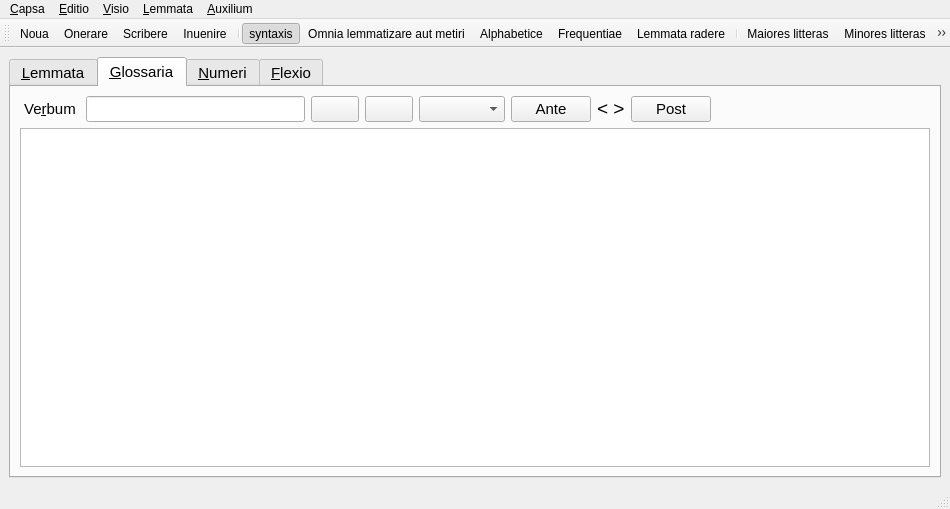
<?xml version="1.0" encoding="UTF-8"?>
<ui version="4.0">
 <class>MainWindow</class>
 <widget class="QMainWindow" name="MainWindow">
  <property name="geometry">
   <rect>
    <x>0</x>
    <y>0</y>
    <width>950</width>
    <height>509</height>
   </rect>
  </property>
  <property name="sizePolicy">
   <sizepolicy hsizetype="Expanding" vsizetype="Expanding">
    <horstretch>0</horstretch>
    <verstretch>0</verstretch>
   </sizepolicy>
  </property>
  <property name="mouseTracking">
   <bool>true</bool>
  </property>
  <property name="windowTitle">
   <string notr="true">Collatinus</string>
  </property>
  <property name="windowIcon">
   <iconset>
    <normaloff>../ressources/collatinus.png</normaloff>../ressources/collatinus.png</iconset>
  </property>
  <property name="toolButtonStyle">
   <enum>Qt::ToolButtonIconOnly</enum>
  </property>
  <property name="documentMode">
   <bool>false</bool>
  </property>
  <property name="dockOptions">
   <set>QMainWindow::AllowNestedDocks|QMainWindow::AllowTabbedDocks|QMainWindow::AnimatedDocks</set>
  </property>
  <property name="unifiedTitleAndToolBarOnMac">
   <bool>true</bool>
  </property>
  <widget class="QWidget" name="centralwidget">
   <property name="sizePolicy">
    <sizepolicy hsizetype="Fixed" vsizetype="Fixed">
     <horstretch>0</horstretch>
     <verstretch>0</verstretch>
    </sizepolicy>
   </property>
   <property name="mouseTracking">
    <bool>true</bool>
   </property>
   <layout class="QVBoxLayout">
    <item>
     <layout class="QGridLayout">
      <item row="0" column="0">
       <widget class="QSplitter" name="splitter">
        <property name="sizePolicy">
         <sizepolicy hsizetype="Expanding" vsizetype="Expanding">
          <horstretch>0</horstretch>
          <verstretch>0</verstretch>
         </sizepolicy>
        </property>
        <property name="mouseTracking">
         <bool>true</bool>
        </property>
        <property name="autoFillBackground">
         <bool>true</bool>
        </property>
        <property name="styleSheet">
         <string notr="true"/>
        </property>
        <property name="midLineWidth">
         <number>7</number>
        </property>
        <property name="orientation">
         <enum>Qt::Vertical</enum>
        </property>
        <widget class="QTabWidget" name="tabWidget">
         <property name="enabled">
          <bool>true</bool>
         </property>
         <property name="sizePolicy">
          <sizepolicy hsizetype="Fixed" vsizetype="Fixed">
           <horstretch>0</horstretch>
           <verstretch>1</verstretch>
          </sizepolicy>
         </property>
         <property name="font">
          <font>
           <pointsize>11</pointsize>
           <weight>50</weight>
           <italic>false</italic>
           <bold>false</bold>
           <strikeout>false</strikeout>
           <kerning>true</kerning>
          </font>
         </property>
         <property name="tabPosition">
          <enum>QTabWidget::North</enum>
         </property>
         <property name="tabShape">
          <enum>QTabWidget::Rounded</enum>
         </property>
         <property name="currentIndex">
          <number>1</number>
         </property>
         <property name="documentMode">
          <bool>false</bool>
         </property>
         <widget class="QWidget" name="tab">
          <property name="sizePolicy">
           <sizepolicy hsizetype="Fixed" vsizetype="Fixed">
            <horstretch>0</horstretch>
            <verstretch>0</verstretch>
           </sizepolicy>
          </property>
          <property name="font">
           <font>
            <weight>50</weight>
            <bold>false</bold>
           </font>
          </property>
          <attribute name="title">
           <string>&amp;Lemmata</string>
          </attribute>
          <layout class="QVBoxLayout">
           <item>
            <widget class="QTextEdit" name="EditTextus">
             <property name="font">
              <font>
               <pointsize>9</pointsize>
               <weight>50</weight>
               <italic>false</italic>
               <bold>false</bold>
               <kerning>true</kerning>
              </font>
             </property>
             <property name="cursor" stdset="0">
              <cursorShape>IBeamCursor</cursorShape>
             </property>
            </widget>
           </item>
          </layout>
         </widget>
         <widget class="QWidget" name="tab_2">
          <property name="sizePolicy">
           <sizepolicy hsizetype="Fixed" vsizetype="Fixed">
            <horstretch>0</horstretch>
            <verstretch>0</verstretch>
           </sizepolicy>
          </property>
          <attribute name="title">
           <string>&amp;Glossaria</string>
          </attribute>
          <layout class="QVBoxLayout">
           <item>
            <layout class="QHBoxLayout" name="horizontalLayout">
             <item>
              <widget class="QLabel" name="entree_felix">
               <property name="sizePolicy">
                <sizepolicy hsizetype="Preferred" vsizetype="Preferred">
                 <horstretch>0</horstretch>
                 <verstretch>0</verstretch>
                </sizepolicy>
               </property>
               <property name="text">
                <string> Ve&amp;rbum </string>
               </property>
               <property name="textFormat">
                <enum>Qt::AutoText</enum>
               </property>
               <property name="buddy">
                <cstring>saisie_felix</cstring>
               </property>
              </widget>
             </item>
             <item>
              <widget class="QLineEdit" name="saisie_felix">
               <property name="maximumSize">
                <size>
                 <width>859</width>
                 <height>16777215</height>
                </size>
               </property>
              </widget>
             </item>
             <item>
              <widget class="QPushButton" name="felixButton">
               <property name="toolTip">
                <string>Lemmatisation et recherche</string>
               </property>
               <property name="text">
                <string/>
               </property>
               <property name="icon">
                <iconset resource="../collatinus.qrc">
                 <normaloff>:/images/svg/dicolem.svg</normaloff>:/images/svg/dicolem.svg</iconset>
               </property>
              </widget>
             </item>
             <item>
              <widget class="QPushButton" name="bDicoLitt">
               <property name="toolTip">
                <string>Recherche sans lemmatisation</string>
               </property>
               <property name="text">
                <string/>
               </property>
               <property name="icon">
                <iconset resource="../collatinus.qrc">
                 <normaloff>:/images/svg/dicolitt.svg</normaloff>:/images/svg/dicolitt.svg</iconset>
               </property>
              </widget>
             </item>
             <item>
              <widget class="QComboBox" name="comboGlossaria">
               <property name="sizePolicy">
                <sizepolicy hsizetype="Minimum" vsizetype="Fixed">
                 <horstretch>0</horstretch>
                 <verstretch>0</verstretch>
                </sizepolicy>
               </property>
              </widget>
             </item>
             <item>
              <widget class="QPushButton" name="AnteButton">
               <property name="enabled">
                <bool>true</bool>
               </property>
               <property name="text">
                <string>Ante</string>
               </property>
              </widget>
             </item>
             <item>
              <widget class="QLabel" name="labelLewis">
               <property name="font">
                <font>
                 <pointsize>14</pointsize>
                </font>
               </property>
               <property name="text">
                <string>&lt; &gt;</string>
               </property>
              </widget>
             </item>
             <item>
              <widget class="QPushButton" name="PostButton">
               <property name="text">
                <string>Post</string>
               </property>
              </widget>
             </item>
             <item>
              <spacer name="horizontalSpacer">
               <property name="orientation">
                <enum>Qt::Horizontal</enum>
               </property>
               <property name="sizeHint" stdset="0">
                <size>
                 <width>36</width>
                 <height>20</height>
                </size>
               </property>
              </spacer>
             </item>
            </layout>
           </item>
           <item>
            <widget class="QTextBrowser" name="EditFelix">
             <property name="font">
              <font>
               <weight>50</weight>
               <bold>false</bold>
              </font>
             </property>
             <property name="openExternalLinks">
              <bool>true</bool>
             </property>
            </widget>
           </item>
          </layout>
         </widget>
         <widget class="QWidget" name="tab_5">
          <attribute name="title">
           <string>&amp;Numeri</string>
          </attribute>
          <layout class="QVBoxLayout" name="verticalLayout">
           <item>
            <widget class="QTextBrowser" name="EditQuantites">
             <property name="font">
              <font>
               <weight>50</weight>
               <bold>false</bold>
              </font>
             </property>
            </widget>
           </item>
          </layout>
         </widget>
         <widget class="QWidget" name="tab_4">
          <attribute name="title">
           <string>&amp;Flexio</string>
          </attribute>
          <layout class="QVBoxLayout" name="verticalLayout_2">
           <item>
            <layout class="QHBoxLayout" name="horizontalLayout_2">
             <property name="leftMargin">
              <number>5</number>
             </property>
             <item>
              <widget class="QLabel" name="labelFlexion">
               <property name="frameShape">
                <enum>QFrame::StyledPanel</enum>
               </property>
               <property name="text">
                <string>&amp;Flectere</string>
               </property>
               <property name="buddy">
                <cstring>SaisieFlexion</cstring>
               </property>
              </widget>
             </item>
             <item>
              <widget class="QLineEdit" name="SaisieFlexion"/>
             </item>
             <item>
              <widget class="QPushButton" name="BFlexion">
               <property name="text">
                <string/>
               </property>
               <property name="icon">
                <iconset resource="../collatinus.qrc">
                 <normaloff>:/images/svg/system-search.svg</normaloff>:/images/svg/system-search.svg</iconset>
               </property>
              </widget>
             </item>
             <item>
              <spacer name="horizontalSpacer_2">
               <property name="orientation">
                <enum>Qt::Horizontal</enum>
               </property>
               <property name="sizeHint" stdset="0">
                <size>
                 <width>40</width>
                 <height>20</height>
                </size>
               </property>
              </spacer>
             </item>
            </layout>
           </item>
           <item>
            <widget class="QTextBrowser" name="EditFlexio"/>
           </item>
          </layout>
         </widget>
        </widget>
       </widget>
      </item>
     </layout>
    </item>
   </layout>
  </widget>
  <widget class="QStatusBar" name="statusbar"/>
  <widget class="QMenuBar" name="menuBar">
   <property name="geometry">
    <rect>
     <x>0</x>
     <y>0</y>
     <width>950</width>
     <height>22</height>
    </rect>
   </property>
   <widget class="QMenu" name="menu_Auxilium">
    <property name="title">
     <string>&amp;Auxilium</string>
    </property>
    <addaction name="actionAuxilium"/>
    <addaction name="separator"/>
    <addaction name="actionDe_Collatino"/>
    <addaction name="separator"/>
    <addaction name="actionLexicaAddereCorrigere"/>
    <addaction name="actionLancer_le_serveur"/>
   </widget>
   <widget class="QMenu" name="menuCapsa">
    <property name="title">
     <string>&amp;Capsa</string>
    </property>
    <addaction name="action_Noua"/>
    <addaction name="action_Onerare"/>
    <addaction name="action_Scribere"/>
    <addaction name="actionScribere_s_ub"/>
    <addaction name="separator"/>
    <addaction name="actionTabula_Formae"/>
    <addaction name="actionVerba_cognita"/>
    <addaction name="separator"/>
    <addaction name="actionLire_fichier_hyphen"/>
    <addaction name="separator"/>
    <addaction name="action_Exire"/>
   </widget>
   <widget class="QMenu" name="menu_Editio">
    <property name="title">
     <string>&amp;Editio</string>
    </property>
    <widget class="QMenu" name="menu_Lingua">
     <property name="title">
      <string>&amp;Lingua</string>
     </property>
     <addaction name="actionLCatalan"/>
     <addaction name="actionLDeutsch"/>
     <addaction name="actionLEnglish"/>
     <addaction name="actionLEspanol"/>
     <addaction name="actionLFrancais"/>
     <addaction name="actionLGallego"/>
     <addaction name="actionLLatina"/>
    </widget>
    <addaction name="actionInuenire"/>
    <addaction name="actionInuenire_etiam"/>
    <addaction name="separator"/>
    <addaction name="actionOter_les_accents"/>
    <addaction name="actionL_emmata_radere"/>
    <addaction name="separator"/>
    <addaction name="menu_Lingua"/>
   </widget>
   <widget class="QMenu" name="menu_Visio">
    <property name="title">
     <string>&amp;Visio</string>
    </property>
    <addaction name="actionMaiores_litteras"/>
    <addaction name="actionMinores_litteras"/>
    <addaction name="separator"/>
    <addaction name="actionExtra_dico"/>
   </widget>
   <widget class="QMenu" name="menu_Lemmata">
    <property name="title">
     <string>&amp;Lemmata</string>
    </property>
    <addaction name="actionOmnia_lemmatizare"/>
    <addaction name="actionAlphabetice"/>
    <addaction name="action_Frequentiae"/>
    <addaction name="separator"/>
    <addaction name="actionSyntaxis"/>
    <addaction name="actionCum_textus_uocibus"/>
    <addaction name="actionMaj"/>
    <addaction name="actionMorphologia_in_bullis"/>
    <addaction name="actionMorphologia_in_lemmatibus"/>
    <addaction name="actionOptiones_accentus"/>
    <addaction name="separator"/>
    <addaction name="action_ampliatio_glossarii"/>
    <addaction name="separator"/>
   </widget>
   <addaction name="menuCapsa"/>
   <addaction name="menu_Editio"/>
   <addaction name="menu_Visio"/>
   <addaction name="menu_Lemmata"/>
   <addaction name="menu_Auxilium"/>
  </widget>
  <widget class="QToolBar" name="toolBar">
   <property name="contextMenuPolicy">
    <enum>Qt::PreventContextMenu</enum>
   </property>
   <property name="movable">
    <bool>true</bool>
   </property>
   <property name="orientation">
    <enum>Qt::Horizontal</enum>
   </property>
   <property name="toolButtonStyle">
    <enum>Qt::ToolButtonIconOnly</enum>
   </property>
   <property name="floatable">
    <bool>true</bool>
   </property>
   <attribute name="toolBarArea">
    <enum>TopToolBarArea</enum>
   </attribute>
   <attribute name="toolBarBreak">
    <bool>false</bool>
   </attribute>
   <addaction name="action_Noua"/>
   <addaction name="action_Onerare"/>
   <addaction name="action_Scribere"/>
   <addaction name="actionInuenire"/>
   <addaction name="separator"/>
   <addaction name="actionSyntaxis"/>
   <addaction name="actionOmnia_lemmatizare"/>
   <addaction name="actionAlphabetice"/>
   <addaction name="action_Frequentiae"/>
   <addaction name="actionL_emmata_radere"/>
   <addaction name="separator"/>
   <addaction name="actionMaiores_litteras"/>
   <addaction name="actionMinores_litteras"/>
   <addaction name="actionAuxilium"/>
   <addaction name="action_Exire"/>
  </widget>
  <action name="action_Exire">
   <property name="icon">
    <iconset resource="../collatinus.qrc">
     <normaloff>:/images/svg/noun_project_94-power.svg</normaloff>:/images/svg/noun_project_94-power.svg</iconset>
   </property>
   <property name="text">
    <string>&amp;Exire</string>
   </property>
   <property name="shortcut">
    <string>Ctrl+Q</string>
   </property>
   <property name="shortcutContext">
    <enum>Qt::WindowShortcut</enum>
   </property>
   <property name="autoRepeat">
    <bool>false</bool>
   </property>
  </action>
  <action name="action_Noua">
   <property name="icon">
    <iconset resource="../collatinus.qrc">
     <normaloff>:/new.svg</normaloff>:/new.svg</iconset>
   </property>
   <property name="text">
    <string>&amp;Noua</string>
   </property>
   <property name="shortcut">
    <string>Ctrl+N</string>
   </property>
  </action>
  <action name="action_Onerare">
   <property name="icon">
    <iconset resource="../collatinus.qrc">
     <normaloff>:/images/svg/folder-open.svg</normaloff>:/images/svg/folder-open.svg</iconset>
   </property>
   <property name="text">
    <string>&amp;Onerare</string>
   </property>
   <property name="shortcut">
    <string>Ctrl+O</string>
   </property>
  </action>
  <action name="action_Scribere">
   <property name="icon">
    <iconset resource="../collatinus.qrc">
     <normaloff>:/images/svg/document-save.svg</normaloff>:/images/svg/document-save.svg</iconset>
   </property>
   <property name="text">
    <string>&amp;Scribere</string>
   </property>
   <property name="shortcut">
    <string>Ctrl+S</string>
   </property>
  </action>
  <action name="actionScribere_s_ub">
   <property name="icon">
    <iconset>
     <normaloff>:/images/save-as.png</normaloff>:/images/save-as.png</iconset>
   </property>
   <property name="text">
    <string>Scribere &amp;ut</string>
   </property>
   <property name="shortcut">
    <string>Ctrl+U</string>
   </property>
  </action>
  <action name="actionL_emmata_radere">
   <property name="icon">
    <iconset resource="../collatinus.qrc">
     <normaloff>:/images/svg/edit-clear.svg</normaloff>:/images/svg/edit-clear.svg</iconset>
   </property>
   <property name="text">
    <string>L&amp;emmata radere</string>
   </property>
   <property name="shortcut">
    <string>Ctrl+E</string>
   </property>
  </action>
  <action name="actionMaiores_litteras">
   <property name="icon">
    <iconset resource="../collatinus.qrc">
     <normaloff>:/images/svg/Format-text-size-increase.svg</normaloff>:/images/svg/Format-text-size-increase.svg</iconset>
   </property>
   <property name="text">
    <string>Maiores litteras</string>
   </property>
   <property name="shortcut">
    <string>Ctrl+M</string>
   </property>
  </action>
  <action name="actionMinores_litteras">
   <property name="icon">
    <iconset resource="../collatinus.qrc">
     <normaloff>:/images/svg/Format-text-size-decrease.svg</normaloff>:/images/svg/Format-text-size-decrease.svg</iconset>
   </property>
   <property name="text">
    <string>Minores litteras</string>
   </property>
   <property name="shortcut">
    <string>Ctrl+P</string>
   </property>
  </action>
  <action name="actionOmnia_lemmatizare">
   <property name="icon">
    <iconset resource="../collatinus.qrc">
     <normaloff>:/images/svg/gear.svg</normaloff>:/images/svg/gear.svg</iconset>
   </property>
   <property name="text">
    <string>Omnia lemmatizare aut metiri</string>
   </property>
   <property name="shortcut">
    <string>F9</string>
   </property>
  </action>
  <action name="actionDe_Collatino">
   <property name="text">
    <string>de Collatino</string>
   </property>
   <property name="shortcut">
    <string/>
   </property>
  </action>
  <action name="actionAlphabetice">
   <property name="checkable">
    <bool>false</bool>
   </property>
   <property name="checked">
    <bool>false</bool>
   </property>
   <property name="icon">
    <iconset resource="../collatinus.qrc">
     <normaloff>:/images/svg/edit-alpha.svg</normaloff>:/images/svg/edit-alpha.svg</iconset>
   </property>
   <property name="text">
    <string>Alphabetice</string>
   </property>
   <property name="autoRepeat">
    <bool>false</bool>
   </property>
  </action>
  <action name="actionAuxilium">
   <property name="icon">
    <iconset resource="../collatinus.qrc">
     <normaloff>:/images/svg/help-browser.svg</normaloff>:/images/svg/help-browser.svg</iconset>
   </property>
   <property name="text">
    <string>Auxilium</string>
   </property>
   <property name="shortcut">
    <string>F1</string>
   </property>
  </action>
  <action name="actionLemmatiseMot">
   <property name="text">
    <string>LemmatiseMot</string>
   </property>
  </action>
  <action name="actionGermanice">
   <property name="checkable">
    <bool>true</bool>
   </property>
   <property name="text">
    <string>Deutsch</string>
   </property>
  </action>
  <action name="actionAnglice">
   <property name="checkable">
    <bool>true</bool>
   </property>
   <property name="text">
    <string>English</string>
   </property>
  </action>
  <action name="actionGallice">
   <property name="checkable">
    <bool>true</bool>
   </property>
   <property name="checked">
    <bool>false</bool>
   </property>
   <property name="text">
    <string>Français</string>
   </property>
  </action>
  <action name="actionCum_textus_uocibus">
   <property name="checkable">
    <bool>true</bool>
   </property>
   <property name="text">
    <string>cum textus uocibus</string>
   </property>
  </action>
  <action name="actionInuenire">
   <property name="icon">
    <iconset resource="../collatinus.qrc">
     <normaloff>:/images/svg/system-search.svg</normaloff>:/images/svg/system-search.svg</iconset>
   </property>
   <property name="text">
    <string>&amp;Inuenire</string>
   </property>
   <property name="shortcut">
    <string>Ctrl+F</string>
   </property>
  </action>
  <action name="actionInuenire_etiam">
   <property name="text">
    <string>Inuenire &amp;denuo</string>
   </property>
   <property name="shortcut">
    <string>F3</string>
   </property>
  </action>
  <action name="actionSyntaxis">
   <property name="checkable">
    <bool>true</bool>
   </property>
   <property name="checked">
    <bool>true</bool>
   </property>
   <property name="icon">
    <iconset resource="../collatinus.qrc">
     <normaloff>:/images/svg/syntaxe.svg</normaloff>:/images/svg/syntaxe.svg</iconset>
   </property>
   <property name="text">
    <string>syntaxis</string>
   </property>
  </action>
  <action name="actionHispanice">
   <property name="checkable">
    <bool>true</bool>
   </property>
   <property name="text">
    <string>Español</string>
   </property>
  </action>
  <action name="actionCatal_n">
   <property name="checkable">
    <bool>true</bool>
   </property>
   <property name="text">
    <string>Catalán</string>
   </property>
  </action>
  <action name="actionGallego">
   <property name="checkable">
    <bool>true</bool>
   </property>
   <property name="text">
    <string>Gallego</string>
   </property>
  </action>
  <action name="actionMorphologia_in_bullis">
   <property name="checkable">
    <bool>true</bool>
   </property>
   <property name="checked">
    <bool>true</bool>
   </property>
   <property name="text">
    <string>morphologia in bullis</string>
   </property>
  </action>
  <action name="actionCalepino">
   <property name="checkable">
    <bool>true</bool>
   </property>
   <property name="text">
    <string>Calepino</string>
   </property>
  </action>
  <action name="actionLexicaAddereCorrigere">
   <property name="text">
    <string>Lexica addere et corrigere</string>
   </property>
  </action>
  <action name="actionLCatalan">
   <property name="checkable">
    <bool>true</bool>
   </property>
   <property name="enabled">
    <bool>false</bool>
   </property>
   <property name="text">
    <string>Catalan</string>
   </property>
  </action>
  <action name="actionLDeutsch">
   <property name="checkable">
    <bool>true</bool>
   </property>
   <property name="enabled">
    <bool>false</bool>
   </property>
   <property name="text">
    <string>Deutsch</string>
   </property>
  </action>
  <action name="actionLEnglish">
   <property name="checkable">
    <bool>true</bool>
   </property>
   <property name="text">
    <string>English</string>
   </property>
  </action>
  <action name="actionLEspanol">
   <property name="checkable">
    <bool>true</bool>
   </property>
   <property name="enabled">
    <bool>false</bool>
   </property>
   <property name="text">
    <string>Espanol</string>
   </property>
  </action>
  <action name="actionLFrancais">
   <property name="checkable">
    <bool>true</bool>
   </property>
   <property name="text">
    <string>Français</string>
   </property>
  </action>
  <action name="actionLGallego">
   <property name="checkable">
    <bool>true</bool>
   </property>
   <property name="enabled">
    <bool>false</bool>
   </property>
   <property name="text">
    <string>Gallego</string>
   </property>
  </action>
  <action name="actionLLatina">
   <property name="checkable">
    <bool>true</bool>
   </property>
   <property name="checked">
    <bool>true</bool>
   </property>
   <property name="text">
    <string>Latina</string>
   </property>
  </action>
  <action name="actionMaj">
   <property name="checkable">
    <bool>true</bool>
   </property>
   <property name="checked">
    <bool>true</bool>
   </property>
   <property name="text">
    <string>Maiusculae pertinentes</string>
   </property>
  </action>
  <action name="action_Frequentiae">
   <property name="icon">
    <iconset resource="../collatinus.qrc">
     <normaloff>:/images/svg/abacus.svg</normaloff>:/images/svg/abacus.svg</iconset>
   </property>
   <property name="text">
    <string>&amp;Frequentiae</string>
   </property>
  </action>
  <action name="actionMorphologia_in_lemmatibus">
   <property name="checkable">
    <bool>true</bool>
   </property>
   <property name="text">
    <string>Morphologia in lemmatibus</string>
   </property>
  </action>
  <action name="actionExtra_dico">
   <property name="checkable">
    <bool>true</bool>
   </property>
   <property name="text">
    <string>Extra_dico</string>
   </property>
  </action>
  <action name="action_ampliatio_glossarii">
   <property name="text">
    <string>    ampliatio glossarii</string>
   </property>
  </action>
  <action name="actionTabula_Formae">
   <property name="text">
    <string>Tabula Formae</string>
   </property>
  </action>
  <action name="actionLancer_le_serveur">
   <property name="checkable">
    <bool>true</bool>
   </property>
   <property name="checked">
    <bool>false</bool>
   </property>
   <property name="text">
    <string>Lancer le serveur</string>
   </property>
  </action>
  <action name="actionVerba_cognita">
   <property name="checkable">
    <bool>true</bool>
   </property>
   <property name="text">
    <string>Verba cognita</string>
   </property>
  </action>
  <action name="actionOter_les_accents">
   <property name="text">
    <string>Oter les accents</string>
   </property>
  </action>
  <action name="actionLire_fichier_hyphen">
   <property name="text">
    <string>Lire fichier hyphen</string>
   </property>
  </action>
  <action name="actionOptiones_accentus">
   <property name="checkable">
    <bool>true</bool>
   </property>
   <property name="text">
    <string>Optiones accentus</string>
   </property>
  </action>
 </widget>
 <resources>
  <include location="../collatinus.qrc"/>
 </resources>
 <connections>
  <connection>
   <sender>action_Exire</sender>
   <signal>triggered()</signal>
   <receiver>MainWindow</receiver>
   <slot>close()</slot>
   <hints>
    <hint type="sourcelabel">
     <x>-1</x>
     <y>-1</y>
    </hint>
    <hint type="destinationlabel">
     <x>254</x>
     <y>214</y>
    </hint>
   </hints>
  </connection>
  <connection>
   <sender>actionMaiores_litteras</sender>
   <signal>triggered()</signal>
   <receiver>EditTextus</receiver>
   <slot>zoomIn()</slot>
   <hints>
    <hint type="sourcelabel">
     <x>-1</x>
     <y>-1</y>
    </hint>
    <hint type="destinationlabel">
     <x>254</x>
     <y>369</y>
    </hint>
   </hints>
  </connection>
  <connection>
   <sender>actionMinores_litteras</sender>
   <signal>triggered()</signal>
   <receiver>EditTextus</receiver>
   <slot>zoomOut()</slot>
   <hints>
    <hint type="sourcelabel">
     <x>-1</x>
     <y>-1</y>
    </hint>
    <hint type="destinationlabel">
     <x>254</x>
     <y>369</y>
    </hint>
   </hints>
  </connection>
  <connection>
   <sender>actionMaiores_litteras</sender>
   <signal>triggered()</signal>
   <receiver>EditFelix</receiver>
   <slot>zoomIn()</slot>
   <hints>
    <hint type="sourcelabel">
     <x>-1</x>
     <y>-1</y>
    </hint>
    <hint type="destinationlabel">
     <x>420</x>
     <y>379</y>
    </hint>
   </hints>
  </connection>
  <connection>
   <sender>actionMinores_litteras</sender>
   <signal>triggered()</signal>
   <receiver>EditFelix</receiver>
   <slot>zoomOut()</slot>
   <hints>
    <hint type="sourcelabel">
     <x>-1</x>
     <y>-1</y>
    </hint>
    <hint type="destinationlabel">
     <x>420</x>
     <y>379</y>
    </hint>
   </hints>
  </connection>
  <connection>
   <sender>actionMaiores_litteras</sender>
   <signal>triggered()</signal>
   <receiver>EditFlexio</receiver>
   <slot>zoomIn()</slot>
   <hints>
    <hint type="sourcelabel">
     <x>-1</x>
     <y>-1</y>
    </hint>
    <hint type="destinationlabel">
     <x>474</x>
     <y>380</y>
    </hint>
   </hints>
  </connection>
  <connection>
   <sender>actionMinores_litteras</sender>
   <signal>triggered()</signal>
   <receiver>EditFlexio</receiver>
   <slot>zoomOut()</slot>
   <hints>
    <hint type="sourcelabel">
     <x>-1</x>
     <y>-1</y>
    </hint>
    <hint type="destinationlabel">
     <x>474</x>
     <y>380</y>
    </hint>
   </hints>
  </connection>
 </connections>
</ui>
